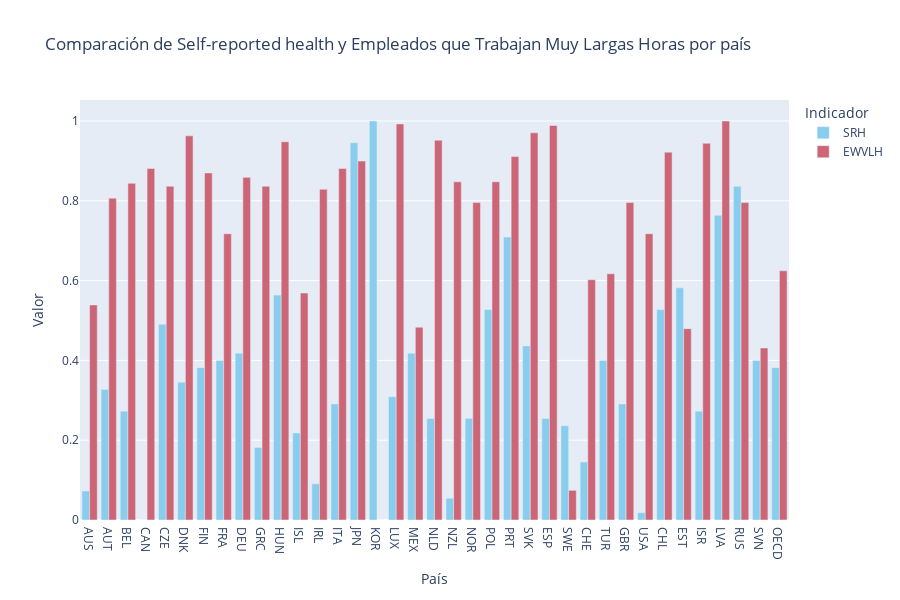

Source (notebook cell):
### Code cell
import pandas as pd
import plotly.express as px
data = pd.read_csv('data_gdp.csv')

# Self-reported health
# Employees working very long hours
import plotly.express as px

# Asumiendo que 'data' es un pandas.DataFrame con columnas ['LOCATION','SRH','EWVLH']
df = data.copy()

# Derretimos para tener un valor por fila
df_melt = df.melt(
    id_vars='LOCATION',
    value_vars=['SRH', 'EWVLH'],
    var_name='Indicador',
    value_name='Valor'
)

# Gráfica de barras agrupadas por país
fig = px.bar(
    df_melt,
    x='LOCATION',
    y='Valor',
    color='Indicador',
    barmode='group',
    color_discrete_sequence=px.colors.qualitative.Safe,
    title='Comparación de Self-reported health y Empleados que Trabajan Muy Largas Horas por país'
)

# Ajustes finales
fig.update_layout(
    xaxis_title='País',
    yaxis_title='Valor',
    legend_title='Indicador',
    width=900,
    height=600
)

fig.show()

### Figure 1 — Plotly figure (JSON) as saved in the notebook; plotly's stock layout.template omitted (floating-point values rounded to 4 significant figures)
{"data": [{"alignmentgroup": "True", "hovertemplate": "Indicador=SRH<br>LOCATION=%{x}<br>Valor=%{y}<extra></extra>", "legendgroup": "SRH", "marker": {"color": "rgb(136, 204, 238)", "pattern": {"shape": ""}}, "name": "SRH", "offsetgroup": "SRH", "orientation": "v", "showlegend": true, "textposition": "auto", "type": "bar", "x": ["AUS", "AUT", "BEL", "CAN", "CZE", "DNK", "FIN", "FRA", "DEU", "GRC", "HUN", "ISL", "IRL", "ITA", "JPN", "KOR", "LUX", "MEX", "NLD", "NZL", "NOR", "POL", "PRT", "SVK", "ESP", "SWE", "CHE", "TUR", "GBR", "USA", "CHL", "EST", "ISR", "LVA", "RUS", "SVN", "OECD"], "xaxis": "x", "y": [0.07273, 0.3273, 0.2727, 0.0, 0.4909, 0.3455, 0.3818, 0.4, 0.4182, 0.1818, 0.5636, 0.2182, 0.09091, 0.2909, 0.9455, 1.0, 0.3091, 0.4182, 0.2545, 0.05455, 0.2545, 0.5273, 0.7091, 0.4364, 0.2545, 0.2364, 0.1455, 0.4, 0.2909, 0.01818, 0.5273, 0.5818, 0.2727, 0.7636, 0.8364, 0.4, 0.3818], "yaxis": "y"}, {"alignmentgroup": "True", "hovertemplate": "Indicador=EWVLH<br>LOCATION=%{x}<br>Valor=%{y}<extra></extra>", "legendgroup": "EWVLH", "marker": {"color": "rgb(204, 102, 119)", "pattern": {"shape": ""}}, "name": "EWVLH", "offsetgroup": "EWVLH", "orientation": "v", "showlegend": true, "textposition": "auto", "type": "bar", "x": ["AUS", "AUT", "BEL", "CAN", "CZE", "DNK", "FIN", "FRA", "DEU", "GRC", "HUN", "ISL", "IRL", "ITA", "JPN", "KOR", "LUX", "MEX", "NLD", "NZL", "NOR", "POL", "PRT", "SVK", "ESP", "SWE", "CHE", "TUR", "GBR", "USA", "CHL", "EST", "ISR", "LVA", "RUS", "SVN", "OECD"], "xaxis": "x", "y": [0.539, 0.8067, 0.8439, 0.881, 0.8364, 0.9628, 0.8699, 0.7175, 0.8587, 0.8364, 0.948, 0.5688, 0.829, 0.881, 0.8996, 0.0, 0.9926, 0.4833, 0.9517, 0.8476, 0.7955, 0.8476, 0.9108, 0.9703, 0.9888, 0.07435, 0.6022, 0.6171, 0.7955, 0.7175, 0.9219, 0.4796, 0.9442, 1.0, 0.7955, 0.4312, 0.6245], "yaxis": "y"}], "layout": {"barmode": "group", "height": 600, "legend": {"title": {"text": "Indicador"}, "tracegroupgap": 0}, "title": {"text": "Comparación de Self-reported health y Empleados que Trabajan Muy Largas Horas por país"}, "width": 900, "xaxis": {"anchor": "y", "domain": [0, 1], "title": {"text": "País"}}, "yaxis": {"anchor": "x", "domain": [0, 1], "title": {"text": "Valor"}}}}
